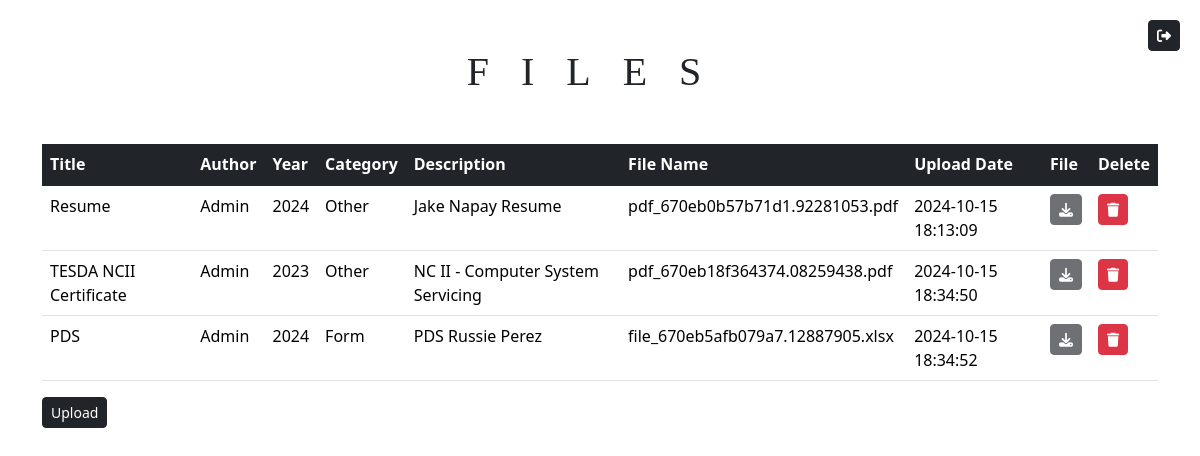
/index.php (signed in), run on the app's committed database.
### tables this page shows
CREATE TABLE `books` (
  `id` int(11) NOT NULL,
  `title` varchar(255) NOT NULL,
  `author` varchar(255) NOT NULL,
  `published_year` varchar(255) NOT NULL,
  `category` varchar(255) NOT NULL,
  `description` text NOT NULL,
  `file` varchar(255) NOT NULL,
  `upload_date` timestamp NOT NULL DEFAULT current_timestamp() ON UPDATE current_timestamp(),
  `isDelete` int(11) NOT NULL
);

### index.php (the view, shortened to what this page needs)
<!DOCTYPE html>
<html lang="en">
<head>
    <link href="https://cdn.jsdelivr.net/npm/bootstrap@5.3.3/dist/css/bootstrap.min.css" rel="stylesheet">
    <link rel="stylesheet" href="https://cdn.datatables.net/2.1.7/css/dataTables.bootstrap5.min.css">
    <link rel="stylesheet" href="https://cdn.datatables.net/2.1.7/css/dataTables.dataTables.css">
    <link rel="stylesheet" href="https://cdn.datatables.net/2.1.7/css/dataTables.dataTables.css" />
    <link rel="stylesheet" href="https://cdnjs.cloudflare.com/ajax/libs/font-awesome/6.6.0/css/all.min.css">
</head>
<body>
    <div class="container mt-5">
        <div class="container">
            <h1 class="mb-5 text-uppercase text-center" style="letter-spacing: 2rem;font-family:'Times New Roman', Times, serif">Files</h1>
        </div>
        <div class="row d-flex justify-content-center align-items-center">
            <div class="col-12 col-md-12 col-lg-12">
                <table id="showTable" class="table thead-dark table-responsive">
                    <thead class="table-dark">
                        <tr>
                            <th>Title</th>
                            <th>Author</th>
                            <th>Year</th>
                            <th>Category</th>
                            <th>Description</th>
                            <th>File Name</th>
                            <th>Upload Date</th>
                            <th>File</th>
                            <th>Delete</th>
                        </tr>
                    </thead>
                    <tbody class="table-group-divider">
                        <?php
                        $database = new Database();
                        $db = $database->getConnection();
                        $query = "SELECT * FROM books WHERE isDelete = 0";
                        $stmt = $db->prepare($query);
                        $stmt->execute();
                        if ($stmt->rowCount() > 0) {
                            while ($row = $stmt->fetch(PDO::FETCH_ASSOC)) {
                                echo '<tr>';
                                echo '<td>' . htmlspecialchars($row['title']) . '</td>';
                                echo '<td class="text-capitalize">' . htmlspecialchars($row['author']) . '</td>';
                                echo '<td>' . htmlspecialchars($row['published_year']) . '</td>';
                                echo '<td>' . htmlspecialchars($row['category']) . '</td>';
                                echo '<td>' . htmlspecialchars($row['description']) . '</td>';
                                echo '<td>' . htmlspecialchars($row['file']) . '</td>';
                                echo '<td>' . htmlspecialchars($row['upload_date']) . '</td>';
                                echo '<td class="text-center">';
                                $file_path = 'src/pdf/' . htmlspecialchars($row['file']);
                                if (file_exists($file_path)) {
                                    echo '<a class="btn btn-dark btn-sm" href="src/pdf/' . htmlspecialchars($row['file']) . '?v=' . time() . '" download data-bs-toggle="tooltip" data-bs-placement="top" title="Download" onclick="refreshAfterDownload()">';
                                    echo '<i class="fa-solid fa-download"></i>';
                                    echo '</a>';
                                } else {
                                    echo '<button class="btn btn-dark btn-sm" disabled data-bs-toggle="tooltip" data-bs-placement="top" title="File not available">';
                                    echo '<i class="fa-solid fa-download"></i>';
                                    echo '</button>';
                                }
                                echo '</td>';
                                echo '<td clss="text-center">';
                                echo '<a class="btn btn-danger btn-sm" href="process/delete_file.inc.php?id=' . htmlspecialchars($row['id']) . '" data-bs-toggle="tooltip" data-bs-placement="top" title="Delete" onclick="return confirm(\'Are you sure you want to delete this book?\')">';
                                echo '<i class="fa-solid fa-trash"></i>';
                                echo '</a>';
                                echo '</td>';
                                echo '</tr>';
                            }
                        }
                        ?>
                    </tbody>
                </table>
            </div>
        </div>
        <button type="button" class="btn btn-sm btn-dark" data-bs-toggle="modal" data-bs-target="#addfilemodal">
            Upload
        </button>
        <div class="logout-button">
            <a class="btn btn-dark btn-sm" href="process/logout.inc.php" data-bs-toggle="tooltip" data-bs-placement="top" title="Logout">
                <i class="fa-solid fa-right-from-bracket"></i>
            </a>
        </div>
    </div>
</body>
</html>

### index.php (style rules this page uses)
.logout-button { position: fixed; top: 20px; right: 20px; z-index: 1000; }

### data on the page
books: title "Resume", author "Admin", published_year "2024", category "Other", description "Jake Napay Resume", file "pdf_670eb0b57b71d1.92281053.pdf", upload_date "2024-10-15 18:13:09"
books: title "TESDA NCII Certificate", author "Admin", published_year "2023", category "Other", description "NC II - Computer System Servicing", file "pdf_670eb18f364374.08259438.pdf", upload_date "2024-10-15 18:34:50"
books: title "PDS", author "Admin", published_year "2024", category "Form", description "PDS Russie Perez", file "file_670eb5afb079a7.12887905.xlsx", upload_date "2024-10-15 18:34:52"
